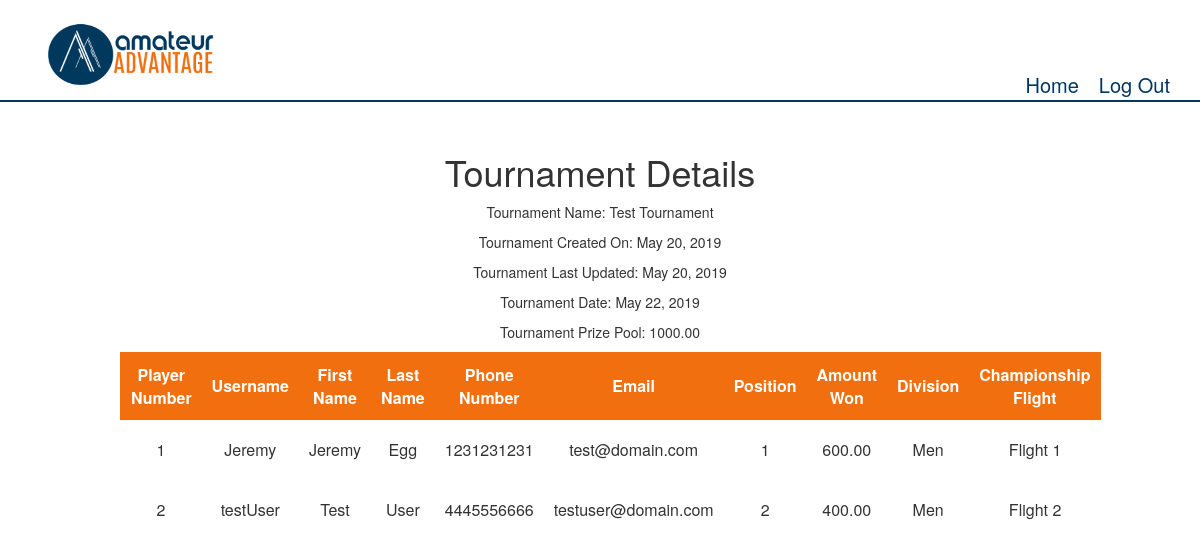
Screenshot of /tournament/tournamentHistory/25 (signed in) with the database file from the repository.
### tournament/models.py (models this page shows, shortened)
class tournament (models.Model):
    user_choices = ((1,'active'), (2,'abandoned'), (3,'in_progress'), (4,'complete'))
    tournament_id = models.AutoField(primary_key = True)
    tournament_name = models.CharField(max_length = 50)
    shop = models.ForeignKey(proShop, related_name='shopTournament', on_delete=models.CASCADE)
    players = models.ManyToManyField(
        player,
        through='playerResults',
        through_fields=('tournament','player')
        )
    number_of_players = models.PositiveIntegerField(null=True, default=0)
    created_on = models.DateField(auto_now_add = True)
    last_updated = models.DateField(auto_now = True)
    tournament_date = models.DateField()
    prize_pool = models.DecimalField(max_digits=11,decimal_places=2, blank=True, null=True, default = 0.00)
    status = models.PositiveSmallIntegerField(
                  choices=user_choices,
                  default=1)
    def getTournamentFromID(id):
        return tournament.objects.filter(tournament_id = id)[0]

class playerResults (models.Model):
    flight_choices = ((1,'Flight 1'), (2,'Flight 2'), (3,'Flight 3'), (4,'Flight 4'), (5,'Flight 5'), (6,'Flight 6'), (7,'Flight 7'), (8,'Flight 8'),
                     (9,'Flight 9'), (10,'Flight 10'))
    division_choices = ((1,'Senior'), (2,'Women'), (3,'Junior'),(4,'Men'))
    tournament = models.ForeignKey(tournament, related_name = 'tournamentSet',on_delete=models.CASCADE)
    player = models.ForeignKey(player, related_name='tournamentPlayer', on_delete=models.CASCADE)
    amount_won = models.DecimalField(max_digits=11,decimal_places=2, blank=True, null=True, default = 0.00)
    position = models.PositiveIntegerField(blank=True, null=True, default = '0')
    flight = models.PositiveSmallIntegerField(
                  choices=flight_choices,
                  default=1)
    division = models.PositiveSmallIntegerField(
                  choices=division_choices,
                  default=1)
    added_on = models.DateField(auto_now_add = True)
    class Meta:
        verbose_name_plural = 'playerResults'
    def getTournamentPlayers(tourn):
        return playerResults.objects.filter(tournament = tourn)

### users/models.py (models this page shows, shortened)
class player (models.Model):
    user = models.OneToOneField(CustomUser, related_name='userPlayer', on_delete=models.CASCADE, primary_key = True)
    address = models.CharField(max_length = 50)
    homeCourse = models.CharField(max_length = 50)
    insrt_timestamp = models.DateField(auto_now_add = True)
    chnge_timestamp = models.DateField(auto_now = True)
    pin = models.CharField(max_length=128, default='0000')

class CustomUser(AbstractUser):
    user_choices = ((1,'admin'), (2,'player'), (3,'shop'), (4,'buyer'), (5, 'exec'))
    objects = CustomUserManager()
    userType = models.PositiveSmallIntegerField(
                  choices=user_choices,
                  default=1)
    phoneNumber = models.CharField(max_length = 10, null=True)
    def isShop(user):
        if user.userType == 3:
            return True
        else:
            return False

### tournament/views.py (the view)
# urls.py: path('tournamentHistory/<id>',views.tournamentHistory, name='tournamentHistory')
@login_required
@user_passes_test(shop_test,login_url='/', redirect_field_name=None)
def tournamentHistory(request, id):
    curTournament = tournament.getTournamentFromID(id)
    results = playerResults.getTournamentPlayers(curTournament)
    return render(request, "tournaments/tournamentHistory.html",{
        "results":results,
        "tournament":curTournament,
    })

### tournament/views.py (called while the page is built)
def shop_test(user):
    return CustomUser.isShop(user)

### templates/tournaments/tournamentHistory.html
{% extends "base.html" %}
{% load static %}
{% block css %}
    <link rel="stylesheet" type="text/css" href="{% static 'tournament/history.css' %}">
{% endblock %}
{% block content %}
    <div class='tournDetails'>
        <h1>Tournament Details</h1>
            <p>Tournament Name: {{ tournament.tournament_name }}</p>
            <p>Tournament Created On: {{ tournament.created_on }}</p>
            <p>Tournament Last Updated: {{ tournament.last_updated }}</p>
            <p>Tournament Date: {{ tournament.tournament_date }}</p>
            <p>Tournament Prize Pool: {{ tournament.prize_pool }}</p>
    </div>
    <div class="results">
        <table>
            <thead>
                <th>Player Number</th>
                <th>Username</th>
                <th>First Name</th>
                <th>Last Name</th>
                <th>Phone Number</th>
                <th>Email</th>
                <th>Position</th>
                <th>Amount Won</th>
                <th>Division</th>
                <th>Championship Flight</th>
            </thead>
            <tbody>
                {% for result in results %}
                    <tr>
                        <td>{{ forloop.counter }}</td>
                        <td>{{ result.player.user.username }}</td>
                        <td>{{ result.player.user.first_name }}</td>
                        <td>{{ result.player.user.last_name }}</td>
                        <td>{{ result.player.user.phoneNumber }}</td>
                        <td>{{ result.player.user.email }}</td>
                        <td>{{ result.position }}</td>
                        <td>{{ result.amount_won }}</td>
                        <td>{{ result.get_division_display }}</td>
                        <td>{{ result.get_flight_display }}</td>
                    </tr>
                {% endfor %}
            </tbody>
        </table>
    </div>
{% endblock %}

### templates/base.html (shortened to what this page needs)
{% load static %}
<html>
    <head>
        <link rel="stylesheet" href="https://maxcdn.bootstrapcdn.com/bootstrap/3.4.0/css/bootstrap.min.css">
        <link rel="stylesheet" type="text/css" href="{% static 'base.css' %}">
        {% block css %}
        {% endblock %}
    </head>
    <header>
        <img src="{% static 'images/AmAdLogo.jpg' %}" height="100" width="250 ">
        <div class="buttonContainer">
            <a href="{% url 'home' %}">Home</a>
            <a class = 'logout' href="{% url 'logout' %}">Log Out</a>
        </div>
    </header>
    <main>
        {% block content %}
        {% endblock %}
    </main>
</html>

### static/base.css (style rules this page uses)
header { border-bottom: 2px solid rgb(0,56,94); padding:0 20px; display:flex; justify-content: space-between; width:100%; max-height:120px; flex-shrink:0; margin-bottom:50px; background-color:white; }
main { max-width:960px; margin: 0 auto; }
.buttonContainer { font-size:20px; text-decoration:none; display:flex; flex-shrink:0; }
a { margin-top:auto; padding:0 10px; color:rgb(0,54,96) }

### static/tournament/history.css (style rules this page uses)
table { margin:0 auto; }
td, tr, th { padding: 10px; text-align:center; }
th { text-align:center; border:none; }
thead { background-color:rgb(241,111,15); color:white; border:1px solid rgb(241,111,15); }
tr { height:60px; }
.tournDetails { text-align:center; }

### rows the page displays
tournament: tournament_name "Test Tournament", created_on "May 20, 2019", last_updated "May 20, 2019", tournament_date "May 22, 2019", prize_pool "1000.00"
playerResults: player.user.username "Jeremy", player.user.first_name "Jeremy", player.user.last_name "Egg", player.user.phoneNumber "1231231231", player.user.email "test@domain.com", position "1", amount_won "600.00", division "Men", flight "Flight 1"
playerResults: player.user.username "testUser", player.user.first_name "Test", player.user.last_name "User", player.user.phoneNumber "4445556666", player.user.email "testuser@domain.com", position "2", amount_won "400.00", division "Men", flight "Flight 2"
